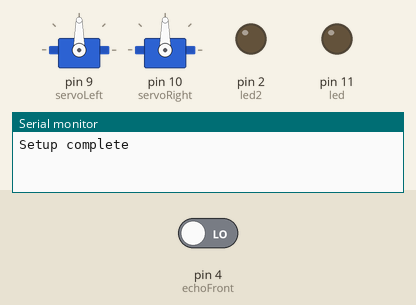
The sketch below on a simulated Arduino Uno, built with avr-gcc and run on an emulated ATmega328P. On the bench: 2 × servo, output pins drawn as LEDs (lit = HIGH), the last lines printed to the serial monitor. The inputs (shaded band) are chosen by the test bench; at power-on: pin 4 (echoFront) LOW. Pins used as bus, display or sensor lines are not drawn.

Above: at 5.05 s.
At 22.0 s:
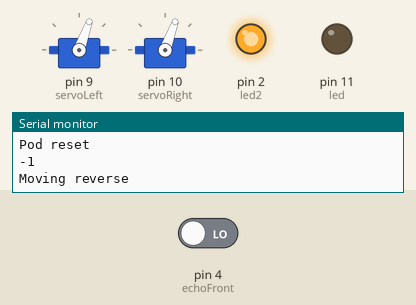
Timing chart, 0 to 24.6 s (numbered marks = the images above):
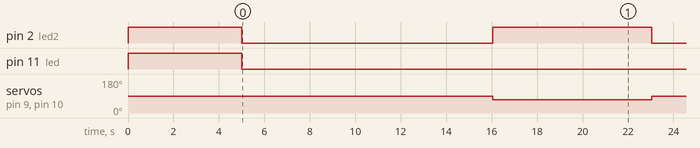

The sketch:

QuicRun_WP_880_Dual_Brushed_Test_Code_V0_8.ino
```cpp
//Goal: Complete one half cycle
//Created By: Alexander Ov
//Created On: 9/25/23
//Version 0.8
//Updates:
/*
//General Notes:
"Forward" and "Backward" is arbitarty for now
//Progress Report Notes
Make sure 5V rail is powered by arduino
ESC doesnt move in reverse
70 going reverse with out rail is prefect
now 70 doesnt work
possibly a low battery lipo problem (not a lipo problem)
*/

//Libraries
#include <Servo.h>                        //Servo lib

//Pin Declerations
const int power = 5;                      //vcc toggle pin decleration(9 also works)
const int trigFront = 3;                  //ultrasonic sensor trig pin decleration
const int echoFront = 4;                  //ultrasonic sensor echo pin decleration

const int trigBack = 7;                   //ultrasonic sensor trigBack pin decleration NOTE CHANGE PINS
const int echoBack = 8;                   //ultrasonic sensor echoBack pin decleration NOTE CHANGE PINS
const int led = 11;                       //led pin decleration
const int led2 = 2;                       //TEMP LED

//Object Decleration
Servo servoLeft;                          //Create servo object to control the Battery Transfer Pod's left side DC Motors
Servo servoRight;                         //Create servo object to control the Battery Transfer Pod's right side DC Motors

//Global Variable Decleration
long duration;                            //duration var used for ultrasonic sensor calculations
int distance;                             //distance var used for ultrasonic sensor calculations
int direction;                            //direction var used to determine which way the motors should spin

//Function Decleration
void senseWall();                         //Function to determine which ultrasonic sensor to use and switch distance

//Setup Function
void setup() {
  Serial.println("Begin Setup");
  Serial.begin(9600);                     //Set baudrate to 9600

  servoLeft.attach(9, 1000, 2000);        //Attaches the motor driver on pin 9 to the servoLeft object (pin, min pulse width, max pulse width in microseconds)
  pinMode(9, OUTPUT);                     //declare pin 9 as OUTPUT (not needed?)

  servoRight.attach(10, 1000, 2000);      //Attaches the motor driver on pin 10 to the servoRight object
  pinMode(10, OUTPUT);                    //declare pin 10 as OUTPUT (not needed?)
  pinMode(led, OUTPUT);                   //LED pin declerartion as OUTPUT
  pinMode(led2, OUTPUT);                   //LED pin declerartion as OUTPUT
  pinMode(trigFront, OUTPUT);             //trigFront pin declerartion as OUTPUT
  pinMode(echoFront, INPUT);              //echoFront pin declerartion as OUTPUT
  pinMode(power, OUTPUT);                 //power pin declerartion as OUTPUT

  digitalWrite(led,HIGH);                 //Turn on LED for set up
  digitalWrite(led2,HIGH);                //Turn on LED for reverse movement state
  digitalWrite(power, HIGH);              //Turn on power for set up

  servoLeft.write(90);                    //Set left side motors postion to 90
  servoRight.write(90);                   //Set right side motors postion to 90
  delay(5000);                            //Delay for 5 seconds
  digitalWrite(led,LOW);                  //Turn off LED for set up
  digitalWrite(led2,LOW);               //Turn on LED for reverse movement state
  Serial.println("Setup complete");       //Print to consle setup is complete
  direction = 1;                          //Set direction var to forward
}

//Main Looping Fucntion
void loop() {
  senseWall();                            //Call senseWall function
  Serial.println(direction);              //Print to consle which direction is going
  if(direction == 1)                      //Check if direction is set as forward
  {
    digitalWrite(led,HIGH);               //Turn on LED for forward movement state
    servoLeft.write(98);                  //Set left side motors postion to 98
    servoRight.write(98);                 //Set right side motors postion to 98
    Serial.println("Moving forward");     //Print to consle motors are moving forward
  }
  else if(direction == -1)                //Check if direction is set as backwards
  {
    digitalWrite(led2,HIGH);               //Turn on LED for reverse movement state
    servoLeft.write(70);                  //Set left side motors postion to 82
    servoRight.write(70);                 //Set right side motors postion to 82
    Serial.println("Moving reverse");     //Print to consle motors are moving backwards
  }
  else{                                   //Check if direction not forward or backward
    digitalWrite(led,LOW);                //Turn off LED for no movement state
    digitalWrite(led2,LOW);               //Turn on LED for reverse movement state
    servoLeft.write(90);                  //Set left side motors postion to 82
    servoRight.write(90);                 //Set left side motors postion to 82
    Serial.println("Pod reset");          //Print to consle motors are reset
  }
}

//Sense Wall Function
void senseWall()
{
  if(direction == 1)                      //Check if direction is set as forward
  {
    digitalWrite (trigFront, HIGH);       //Turn on send trigger signal to front ultrasonic sensor
    delay(50);                            //Delay for 0.05 seconds to 50 ms
    digitalWrite(trigFront, LOW);         //Turn off send trigger signal to front ultrasonic sensor
    duration = pulseIn(echoFront, HIGH);  //Set duration equal to the pulse reading from the echo of the front ultrasonic sensor
    distance = (duration/2)/29.1;         //Calculate the distance into cm
    if(distance < 10)                    //Check if the distance is less than or equal to 10 cm  from the front
    {
      direction = 0;                      //Set direction to none to trigger a stop
    }
  }
  else if(direction == -1)                //Check if direction is set as reverse
  {
    // digitalWrite (trigBack, HIGH);        //Turn on send trigger signal to back ultrasonic sensor
    // delay(50);                            //Delay for 0.05 seconds to 50 ms
    // digitalWrite(trigBack, LOW);          //Turn off send trigger signal to back ultrasonic sensor
    // duration = pulseIn(echoFront, HIGH);  //Set duration equal to the pulse reading from the echo of the back ultrasonic sensor
    // distance = (duration/2)/29.1;         //Calculate the distance into cm
    delay(7000);                          //Wait 3 seconds
    direction = 0;                        //Set direction to none to trigger a stop
    // if(distance <= 10)                    //Check if the distance is less than or equal to 10 cm from the back
    // {
    //   direction = 0;                      //Set direction to none to trigger a stop
    // }
  }
  else{                                   //Check if direction is set as forward
    delay(10000);                         //Simulate 20 seconds of arm pulling out battery
    direction = -1;                       //Set pod to move backwards
  }
}
```

Measured:
- by itself, pin 2 (led2): alternates HIGH for 7.0 s and LOW for 10.0 s
- by itself, servo on pin 9 (servoLeft), servo on pin 10 (servoRight): alternates 90° for 10.0 s and 70° for 7.0 s
